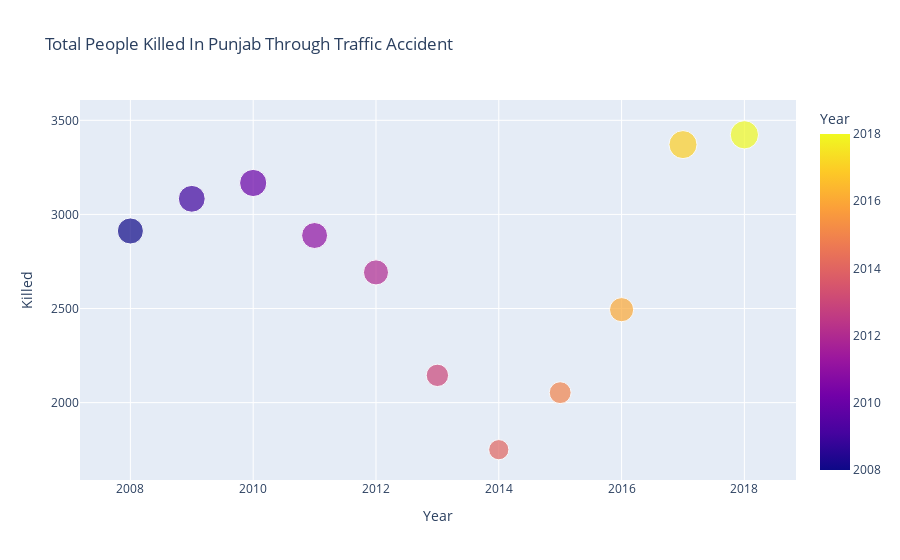

Notebook source saved alongside this figure:
### Code cell
sel=dataset[{'Year','Killed'}].loc[(dataset.Place=='Punjab')]
graph=px.scatter(sel,x='Year',y='Killed',color='Year',size='Killed',title='Total People Killed In Punjab Through Traffic Accident')
graph.show()

### Figure 1 — Plotly figure (JSON) as saved in the notebook; plotly's stock layout.template omitted (floating-point values rounded to 4 significant figures)
{"data": [{"hovertemplate": "Year=%{marker.color}<br>Killed=%{marker.size}<extra></extra>", "legendgroup": "", "marker": {"color": [2008, 2009, 2010, 2011, 2012, 2013, 2014, 2015, 2016, 2017, 2018], "coloraxis": "coloraxis", "size": [2912, 3083, 3167, 2888, 2692, 2145, 1750, 2053, 2494, 3371, 3423], "sizemode": "area", "sizeref": 8.557, "symbol": "circle"}, "mode": "markers", "name": "", "orientation": "v", "showlegend": false, "type": "scatter", "x": [2008, 2009, 2010, 2011, 2012, 2013, 2014, 2015, 2016, 2017, 2018], "xaxis": "x", "y": [2912, 3083, 3167, 2888, 2692, 2145, 1750, 2053, 2494, 3371, 3423], "yaxis": "y"}], "layout": {"coloraxis": {"colorbar": {"title": {"text": "Year"}}, "colorscale": [[0, "#0d0887"], [0.1111, "#46039f"], [0.2222, "#7201a8"], [0.3333, "#9c179e"], [0.4444, "#bd3786"], [0.5556, "#d8576b"], [0.6667, "#ed7953"], [0.7778, "#fb9f3a"], [0.8889, "#fdca26"], [1, "#f0f921"]]}, "legend": {"itemsizing": "constant", "tracegroupgap": 0}, "title": {"text": "Total People Killed In Punjab Through Traffic Accident"}, "xaxis": {"anchor": "y", "domain": [0, 1], "title": {"text": "Year"}}, "yaxis": {"anchor": "x", "domain": [0, 1], "title": {"text": "Killed"}}}}
